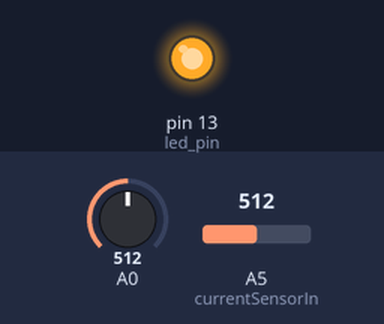
Bench run of a sketch on a simulated Arduino Uno, built with avr-gcc and run on an emulated ATmega328P. Shown: output pins drawn as LEDs (lit = HIGH). The test bench sets the inputs (shaded band); at power-on: A0 = 512, A5 (currentSensorIn) = 512. No radio packets arrive unless stated; what the sketch prints to the serial monitor is not drawn.

Above: at 0.03 s.
At 30.0 s:
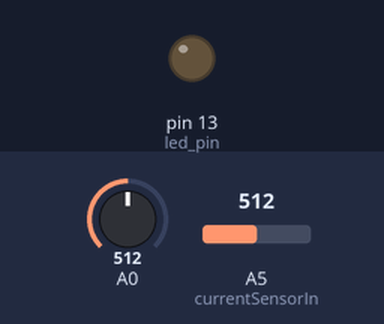
Timing chart, 0 to 78.1 s (numbered marks = the images above):
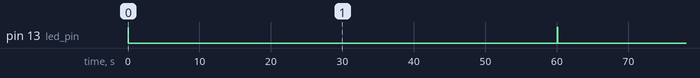

The sketch:

temp-and-current-sensor.ino
```cpp
#include <math.h>
#include <VirtualWire.h>

const int led_pin = 13;
const int transmit_pin = 2;
const int receive_pin = 3;
const int transmit_en_pin = 3;
const int currentSensorIn = A5;

int temp;
int currentSensor;

double Thermistor(int RawADC) {
  double Temp;
  Temp = log(10000.0*((1024.0/RawADC-1)));
  Temp = 1 / (0.001129148 + (0.000234125 + (0.0000000876741 * Temp * Temp ))* Temp );
  Temp = Temp - 273.15;            // Convert Kelvin to Celcius
  return Temp;
}

void setup() {
  Serial.begin(9600);
  pinMode(13,OUTPUT);
  pinMode(2,OUTPUT);

    // Initialise the IO and ISR
  vw_set_tx_pin(transmit_pin);
  vw_set_rx_pin(receive_pin);
  vw_set_ptt_pin(transmit_en_pin);
  vw_set_ptt_inverted(true); // Required for DR3100
  vw_setup(2000);	 // Bits per sec
}

void loop() {
  temp=int(Thermistor(analogRead(0))*10);
  currentSensor=map(analogRead(currentSensorIn),0,1023,0,255);

  char msg[9]; // 2 three digit numbers with sign and a field separator
  sprintf (msg,"%d %d",temp,currentSensor);

  Serial.println (msg);

  digitalWrite(led_pin, HIGH); // Flash a light to show transmitting
  vw_send((uint8_t *)msg, 9);
  vw_wait_tx(); // Wait until the whole message is gone
  digitalWrite(led_pin, LOW);

  delay(60000);
}
```

Measured:
- by itself, pin 13 (led_pin): alternates HIGH for 0.06 s and LOW for 60.0 s
